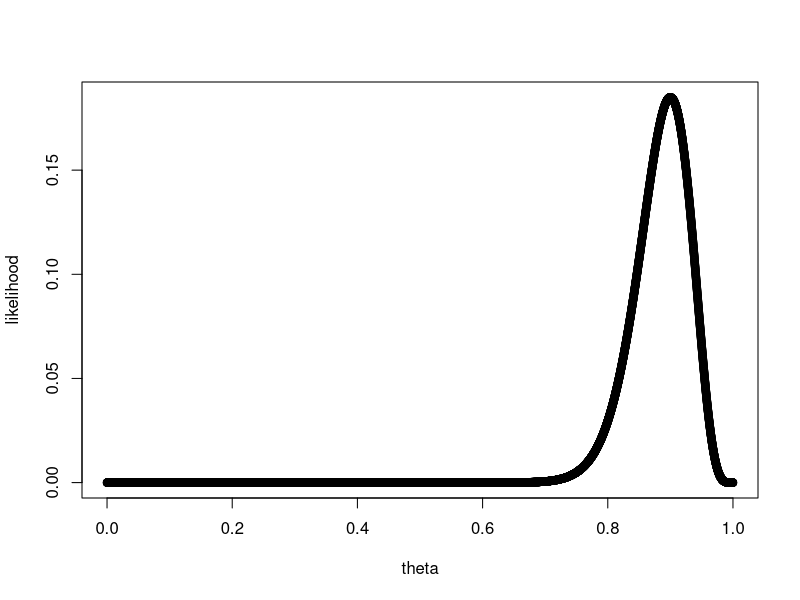
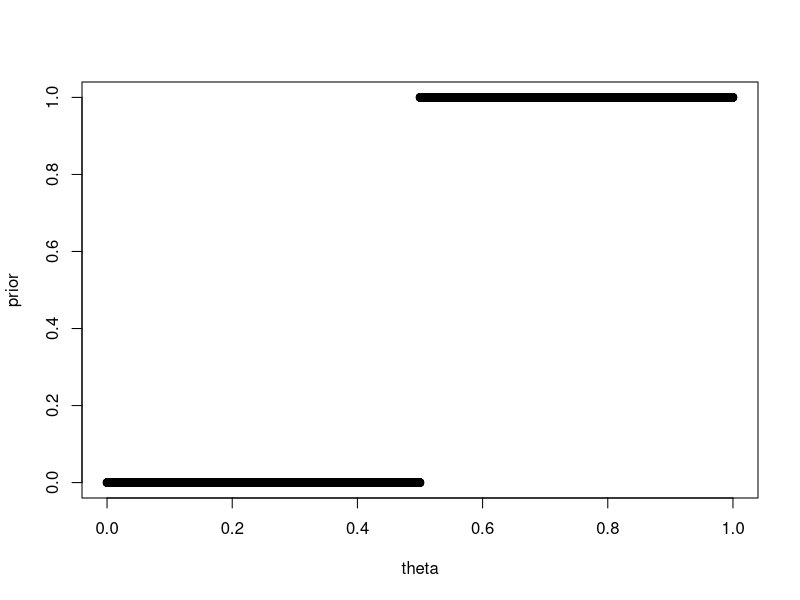
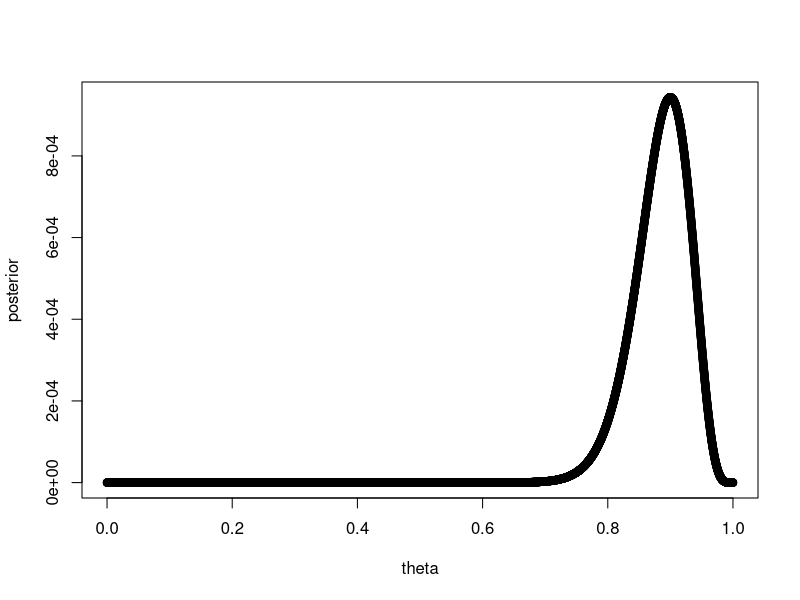

The R source for these figures, in order: (Note: this script raises an error after producing the figures.)
# Data
x <- 45
n <- 50

# Assumptions
# The likelihood assumption: x ~ Binomial(theta) where theta is probability of success
# Hence, L(theta|x) = nCx theta^(x) (1-theta)^(n-x) = dbinom(x,n,theta)
# The prior assumption: p(theta) = 1 if theta > 0.5 else p(theta) = 0

# Choosing 10000 values of theta between 0 and 1
theta <- seq(from=0,to=1,length=10000)

# Computing likelihood for each value
likelihood <- dbinom(x=45,size=50,prob = theta)
plot(theta,likelihood)

# Computing prior for each value
prior <- ifelse(theta<0.5,0,1)
plot(theta,prior)

# Computing approx. marginal likelihood as SUM(prior*likelihood)
ML <- sum(likelihood*prior)

# Calculate posterior density corresponding to each value of theta
posterior <- (likelihood*prior)/ML
plot(theta,posterior)

# Draw likelihood, prior and posterior above each other
dat <- data.frame(theta=theta,likelihood=likelihood,
                  prior=prior,posterior=posterior)
dat.m <- melt(dat,id=("theta"))
library(ggplot2)
ggplot(dat.m,aes(x=theta,y=value,group=variable,color=variable))+
  geom_point()+facet_wrap(~variable,scales="free",nrow=3)
